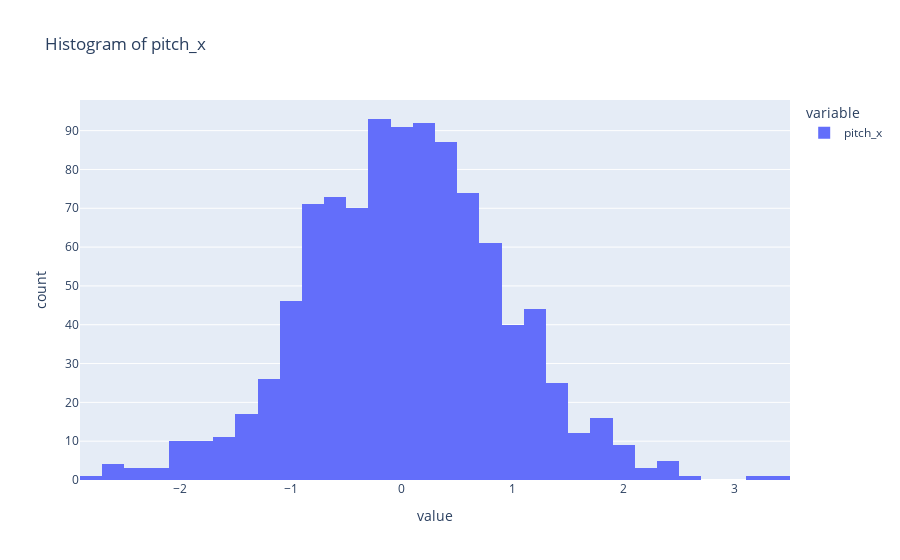

Write notebook code for a chart like this one.
### Code cell
pitch_data.show_x_location_hist('pitch_x')

### Figure 1 — Plotly figure (JSON) as saved in the notebook; plotly's stock layout.template omitted (floating-point values rounded to 4 significant figures; data arrays with more than 128 entries replaced by an {"elided": "..."} marker saying what was removed)
{"data": [{"alignmentgroup": "True", "bingroup": "x", "hovertemplate": "variable=pitch_x<br>value=%{x}<br>count=%{y}<extra></extra>", "legendgroup": "pitch_x", "marker": {"color": "#636efa", "pattern": {"shape": ""}}, "name": "pitch_x", "offsetgroup": "pitch_x", "orientation": "v", "showlegend": true, "type": "histogram", "x": {"elided": "1000 float values"}, "xaxis": "x", "yaxis": "y"}], "layout": {"barmode": "relative", "legend": {"title": {"text": "variable"}, "tracegroupgap": 0}, "title": {"text": "Histogram of pitch_x"}, "xaxis": {"anchor": "y", "domain": [0, 1], "title": {"text": "value"}}, "yaxis": {"anchor": "x", "domain": [0, 1], "title": {"text": "count"}}}}
